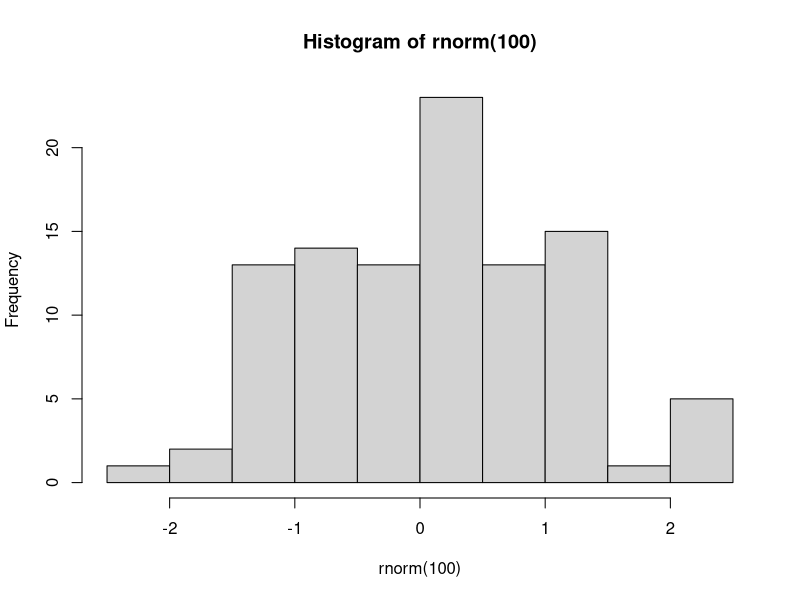

Source code (R):
## ---- chunk 1
hist(rnorm(100))
